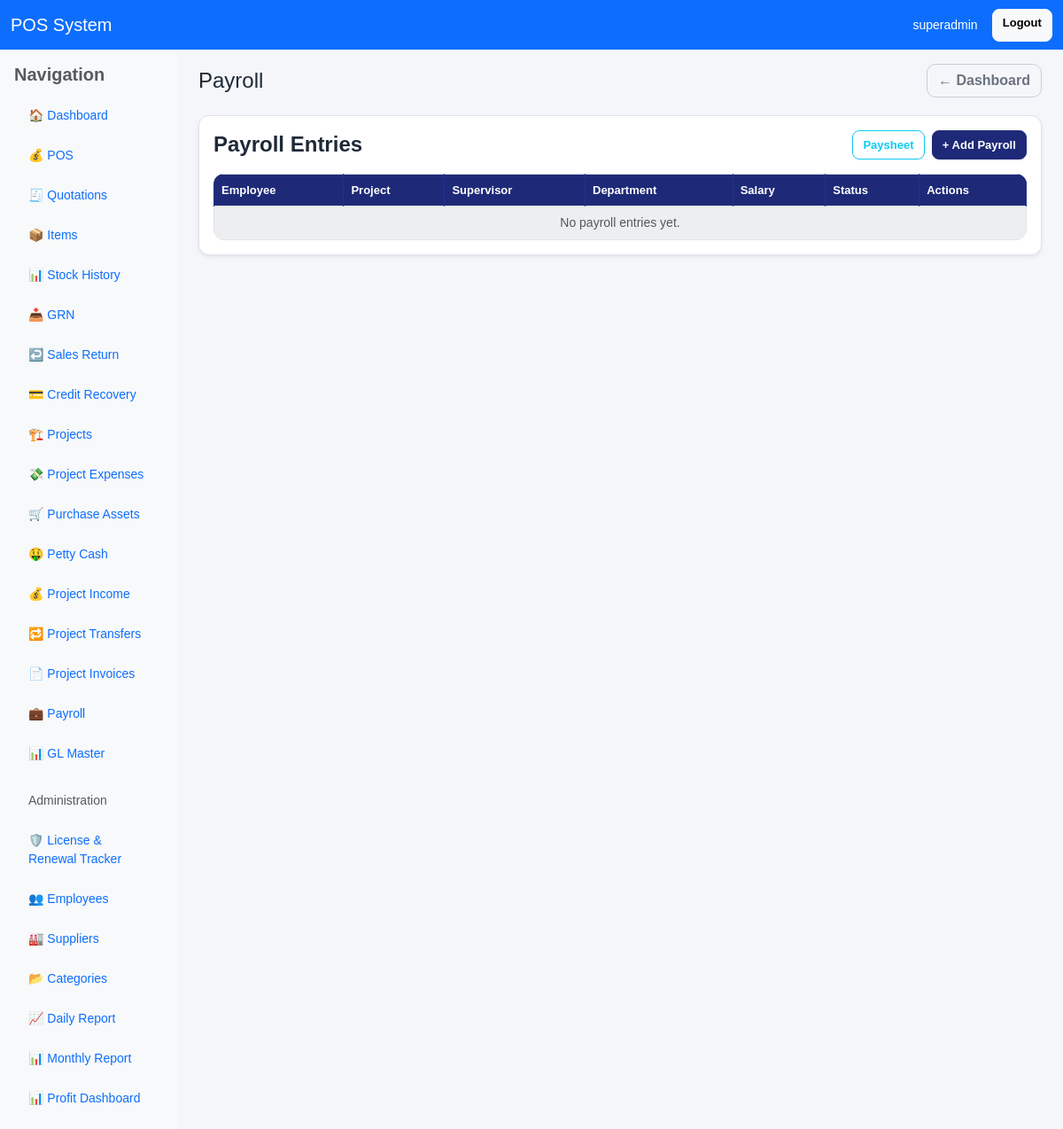
The app's page /payroll/ (signed in), older data.
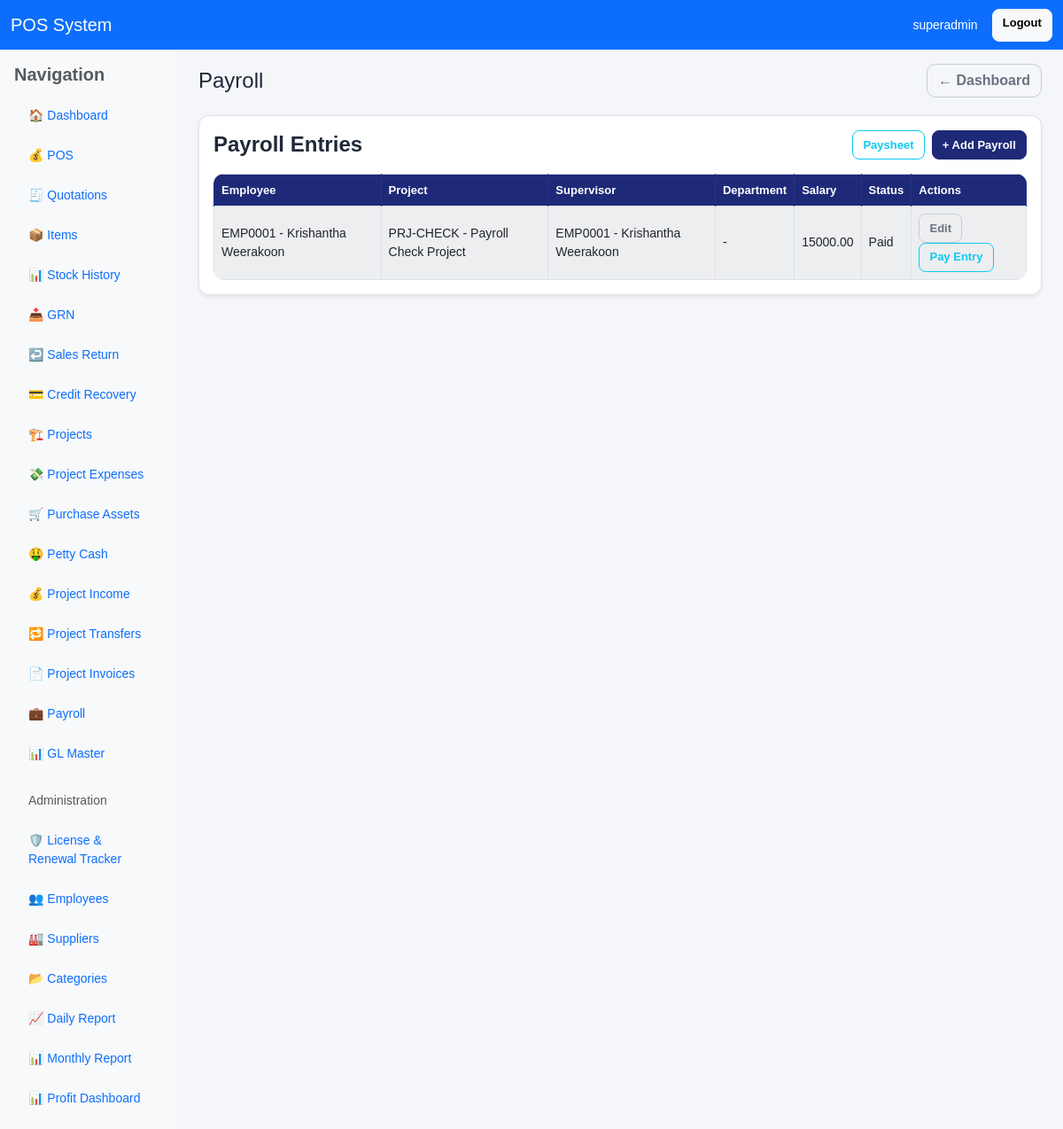
The same page, newer data.
### pos/models.py (models this page shows, shortened)
class PayrollEntry(models.Model):
    STATUS_CHOICES = [
        ("draft", "Draft"),
        ("approved", "Approved"),
        ("paid", "Paid"),
        ("rejected", "Rejected"),
    ]
    SALARY_PERIOD_CHOICES = [
        ("monthly", "Monthly"),
        ("weekly", "Weekly"),
    ]
    employee = models.ForeignKey("Employee", on_delete=models.CASCADE, related_name="payroll_entries")
    project = models.ForeignKey(Project, on_delete=models.SET_NULL, null=True, blank=True, related_name="payroll_entries")
    supervisor = models.ForeignKey("Employee", on_delete=models.SET_NULL, null=True, blank=True, related_name="supervised_payroll_entries")
    department = models.CharField(max_length=100, blank=True, null=True)
    employee_category = models.CharField(max_length=100, blank=True, null=True)
    designation = models.CharField(max_length=100, blank=True, null=True)
    salary_period = models.CharField(max_length=20, choices=SALARY_PERIOD_CHOICES, default="monthly")
    working_days = models.DecimalField(max_digits=6, decimal_places=2, default=0)
    ot_hours = models.DecimalField(max_digits=8, decimal_places=2, default=0)
    gross_salary = models.DecimalField(max_digits=14, decimal_places=2, default=0)
    labour_gl_account = models.ForeignKey(GLMaster, on_delete=models.SET_NULL, null=True, blank=True, related_name="payroll_labour_entries")
    salary_payable_gl_account = models.ForeignKey(GLMaster, on_delete=models.SET_NULL, null=True, blank=True, related_name="payroll_payable_entries")
    bank_gl_account = models.ForeignKey(GLMaster, on_delete=models.SET_NULL, null=True, blank=True, related_name="payroll_bank_entries")
    status = models.CharField(max_length=20, choices=STATUS_CHOICES, default="draft")
    description = models.TextField(blank=True, null=True)
    approved_by = models.ForeignKey(User, on_delete=models.SET_NULL, null=True, blank=True, related_name="approved_payroll_entries")
    approval_date = models.DateTimeField(blank=True, null=True)
    paid_on = models.DateTimeField(blank=True, null=True)
    created_by = models.ForeignKey(User, on_delete=models.SET_NULL, null=True, blank=True, related_name="created_payroll_entries")
    created_at = models.DateTimeField(auto_now_add=True)
    updated_at = models.DateTimeField(auto_now=True)
    class Meta:
        ordering = ["-created_at", "-id"]

class Employee(models.Model):
    EMPLOYMENT_TYPE_CHOICES = [
        ("permanent", "Permanent"),
        ("executive", "Executive"),
        ("contract", "Contract"),
        ("daily_labour", "Daily Labour"),
    ]
    user = models.ForeignKey(User, on_delete=models.SET_NULL, null=True, blank=True, related_name="employee_profile")
    emp_no = models.CharField(max_length=30, unique=True, blank=True, null=True)
    full_name = models.CharField(max_length=255)
    nic = models.CharField(max_length=20, blank=True, null=True)
    employee_category = models.CharField(max_length=100, blank=True, null=True)
    designation = models.CharField(max_length=100, blank=True, null=True)
    department = models.CharField(max_length=100, blank=True, null=True)
    basic_salary = models.DecimalField(max_digits=14, decimal_places=2, default=0)
    daily_rate = models.DecimalField(max_digits=14, decimal_places=2, default=0)
    employment_type = models.CharField(max_length=30, choices=EMPLOYMENT_TYPE_CHOICES, default="permanent")
    epf_etf_applicable = models.BooleanField(default=True)
    bank_name = models.CharField(max_length=255, blank=True, null=True)
    bank_account_no = models.CharField(max_length=50, blank=True, null=True)
    address = models.TextField(blank=True, null=True)
    tel = models.CharField(max_length=30, blank=True, null=True)
    petty_cash_limit = models.DecimalField(max_digits=12, decimal_places=2, default=0)
    is_active = models.BooleanField(default=True)
    created_at = models.DateTimeField(auto_now_add=True)
    class Meta:
        ordering = ["emp_no", "full_name"]
    def __str__(self):
        return f"{self.emp_no} - {self.full_name}"

class Project(models.Model):
    PROJECT_TYPE_CHOICES = [
        ("SW", "Swimming Pool"),
        ("BL", "Building"),
        ("EL", "Electrical"),
        ("OT", "Other"),
    ]
    STATUS_CHOICES = [
        ("ongoing", "Ongoing"),
        ("completed", "Completed"),
        ("cancelled", "Cancelled"),
    ]
    project_id = models.CharField(max_length=30, unique=True)
    project_name = models.CharField(max_length=255)
    project_type = models.CharField(max_length=10, choices=PROJECT_TYPE_CHOICES)
    client_name = models.CharField(max_length=255, blank=True, null=True)
    location = models.CharField(max_length=255, blank=True, null=True)
    estimated_value = models.DecimalField(max_digits=14, decimal_places=2, default=0)
    status = models.CharField(max_length=20, choices=STATUS_CHOICES, default="ongoing")
    is_active = models.BooleanField(default=True)
    created_by = models.ForeignKey(User, on_delete=models.SET_NULL, null=True, blank=True, related_name="created_projects")
    updated_by = models.ForeignKey(User, on_delete=models.SET_NULL, null=True, blank=True, related_name="updated_projects")
    created_at = models.DateTimeField(auto_now_add=True)
    class Meta:
        ordering = ["-id"]
    def __str__(self):
        return f"{self.project_id} - {self.project_name}"

### pos/views.py (the view)
# urls.py: path('payroll/', views.payroll_list, name='payroll_list'),
@user_passes_test(is_owner)
def payroll_list(request):
    payrolls = PayrollEntry.objects.select_related("employee", "project", "supervisor", "created_by", "approved_by").order_by("-created_at")
    return render(request, "pos/payroll_list.html", {
        "payrolls": payrolls,
        "projects": Project.objects.filter(is_active=True).order_by("-id"),
        "employees": Employee.objects.filter(is_active=True).order_by("full_name"),
    })

### pos/views.py (called while the page is built)
def is_owner(user):
    return user.is_superuser or user.groups.filter(name__iexact="Owner").exists()

### pos/templates/pos/payroll_list.html (shortened to what this page needs)
{% extends 'base.html' %}
{% block page_title %}Payroll{% endblock %}
{% block content %}
<div class="card shadow-sm">
    <div class="card-body">
        <div class="d-flex justify-content-between align-items-center mb-3">
            <h4 class="mb-0">Payroll Entries</h4>
            <div class="d-flex gap-2">
                <a href="{% url 'payroll_paysheet' %}" class="btn btn-outline-info btn-sm">Paysheet</a>
                <a href="{% url 'payroll_add' %}" class="btn btn-primary btn-sm">+ Add Payroll</a>
            </div>
        </div>
        <div class="table-responsive">
            <table class="table table-bordered table-striped align-middle">
                <thead>
                    <tr>
                        <th>Employee</th>
                        <th>Project</th>
                        <th>Supervisor</th>
                        <th>Department</th>
                        <th>Salary</th>
                        <th>Status</th>
                        <th>Actions</th>
                    </tr>
                </thead>
                <tbody>
                    {% for payroll in payrolls %}
                    <tr>
                        <td>{{ payroll.employee }}</td>
                        <td>{{ payroll.project|default:'-' }}</td>
                        <td>{{ payroll.supervisor|default:'-' }}</td>
                        <td>{{ payroll.department|default:'-' }}</td>
                        <td>{{ payroll.gross_salary }}</td>
                        <td>{{ payroll.get_status_display }}</td>
                        <td>
                            <a href="{% url 'payroll_edit' payroll.id %}" class="btn btn-sm btn-outline-secondary">Edit</a>
                            <a href="{% url 'payroll_pay_entry' payroll.id %}" class="btn btn-sm btn-outline-info">Pay Entry</a>
                        </td>
                    </tr>
                    {% empty %}
                    <tr><td colspan="7" class="text-center text-muted">No payroll entries yet.</td></tr>
                    {% endfor %}
                </tbody>
            </table>
        </div>
    </div>
</div>
{% endblock %}

Row changes from the older to the newer data that the page shows:
added PayrollEntry: employee "EMP0001 - Krishantha Weerakoon", project "PRJ-CHECK - Payroll Check Project", supervisor "EMP0001 - Krishantha Weerakoon", department "-", gross_salary "15000.00", status "Paid"
Text that changed along with them:
text no longer shown: "No payroll entries yet."
